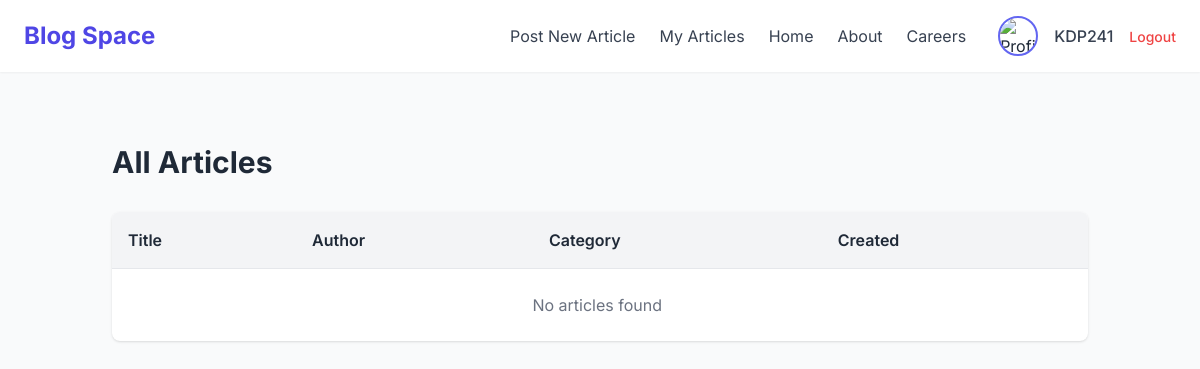
Before: /blog/articles/ (signed in) with the older database file.
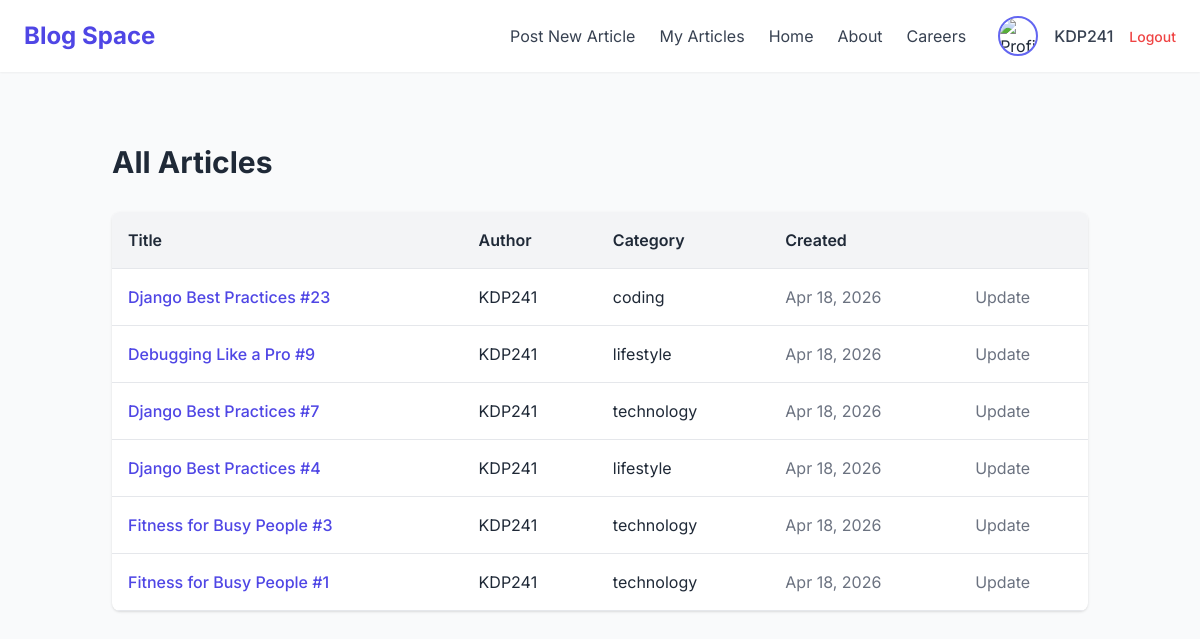
After: the same page with the newer database file.
### blog/models.py (models this page shows, shortened)
class Article(models.Model):
    title = models.CharField(max_length=250)
    content = models.TextField()
    author = models.ForeignKey(User,on_delete=models.CASCADE)
    created_at = models.DateTimeField(auto_now_add=True)
    image = models.ImageField(upload_to='article_pics/',blank=True,null=True)
    category_choices = (('technology','Technology'),
                        ('lifestyle','Lifestyle'),
                        ('coding','Coding'))
    category = models.CharField(max_length=25, choices=category_choices)

### blog/views.py (the view)
# urls.py: path('articles/', article_view, name='article-view'),
def article_view(request):
    articles = Article.objects.filter(
        author = request.user
        ).order_by('-created_at')
    return render(request, 'blog/article_list.html', {'articles': articles})

### blog/templates/blog/article_list.html
{% extends 'blog/base.html' %}
{% load static %}
{% block content %}
<section class="max-w-5xl mx-auto px-6 py-12">
    <h2 class="text-3xl font-bold mb-8">
        All Articles
    </h2>
    <div class="bg-white shadow rounded-lg overflow-hidden">
        <table class="w-full text-left">
            <thead class="bg-gray-100 border-b">
                <tr>
                    <th class="p-4 font-semibold">Title</th>
                    <th class="p-4 font-semibold">Author</th>
                    <th class="p-4 font-semibold">Category</th>
                    <th class="p-4 font-semibold">Created</th>
                    <th></th>
                </tr>
            </thead>
            <tbody>
                {% for article in articles %}
                <tr class="border-b hover:bg-gray-50">
                    <td class="p-4 font-medium text-indigo-600 hover:underline">
                        <a href = "{% url 'article-detail' article.id %}">
                        {{ article.title }}
                        </a>
                    </td>
                    <td class="p-4">
                        {{ article.author }}
                    </td>
                    <td class="p-4">
                        {{ article.category }}
                    </td>
                    <td class="p-4 text-gray-500">
                        {{ article.created_at|date:"M d, Y" }}
                    </td>
                    <td class="p-4 text-gray-500">
                        <a href = "{% url 'update-article' article.id %}">Update</a>
                    </td>
                </tr>
                {% empty %}
                <tr>
                    <td colspan="4" class="p-6 text-center text-gray-500">
                        No articles found
                    </td>
                </tr>
                {% endfor %}
            </tbody>
        </table>
    </div>
</section>
{% endblock %}

### blog/templates/blog/base.html (shortened to what this page needs)
<!DOCTYPE html>
<html lang="en">
<head>
    <script src="https://cdn.tailwindcss.com"></script>
</head>
<body class="bg-gray-50 text-gray-800">
    <nav class="bg-white shadow-sm sticky top-0 z-50">
        <div class="max-w-7xl mx-auto px-6 py-4 flex justify-between items-center">
            <a href="{% url 'blog-home' %}" class="text-2xl font-bold text-indigo-600">
                Blog Space
            </a>
            <div class="flex items-center space-x-8">
                <div class="hidden md:flex space-x-6 text-gray-700">
                    {% if user.is_authenticated %}
                    <a href = "{% url 'create-article' %}" class="hover:text-indigo-600">Post New Article</a>
                    <a href = "{% url 'article-view' %}" class="hover:text-indigo-600">My Articles</a>
                    {% endif %}
                    <a href="{% url 'blog-home' %}" class="hover:text-indigo-600">Home</a>
                    <a href="/blog/about" class="hover:text-indigo-600">About</a>
                    <a href="#" class="hover:text-indigo-600">Careers</a>
                </div>
                {% if user.is_authenticated %}
                <div class="flex items-center space-x-4">
                    <a href="{% url 'profile' %}">
                        <img
                            src="{{ user.profile.image.url|default:'/static/images/default.png' }}"
                            alt="Profile"
                            class="w-10 h-10 rounded-full object-cover border-2 border-indigo-500 hover:scale-105 transition">
                    </a>
                    <span class="hidden md:block text-gray-700 font-medium">
                        {{ user.username }}
                    </span>
                    <form method="POST" action="{% url 'logout' %}">
                        <button
                            type="submit"
                            class="text-sm text-red-500 hover:text-red-600 font-medium">
                            Logout
                        </button>
                    </form>
                </div>
                {% endif %}
            </div>
        </div>
    </nav>
    <main class="max-w-7xl mx-auto px-6 py-6">
        {% block content %}
        {% endblock %}
    </main>
</body>
</html>

### blog/templates/blog/base.html (style rules this page uses)
body { font-family: 'Inter', sans-serif; }

Changed rows visible on the page:
added Article: title "Django Best Practices #23", author "KDP241", category "coding", created_at "Apr 18, 2026"
added Article: title "Debugging Like a Pro #9", author "KDP241", category "lifestyle", created_at "Apr 18, 2026"
added Article: title "Django Best Practices #7", author "KDP241", category "technology", created_at "Apr 18, 2026"
added Article: title "Django Best Practices #4", author "KDP241", category "lifestyle", created_at "Apr 18, 2026"
added Article: title "Fitness for Busy People #3", author "KDP241", category "technology", created_at "Apr 18, 2026"
added Article: title "Fitness for Busy People #1", author "KDP241", category "technology", created_at "Apr 18, 2026"
Other visible differences:
text no longer shown: "No articles found"
